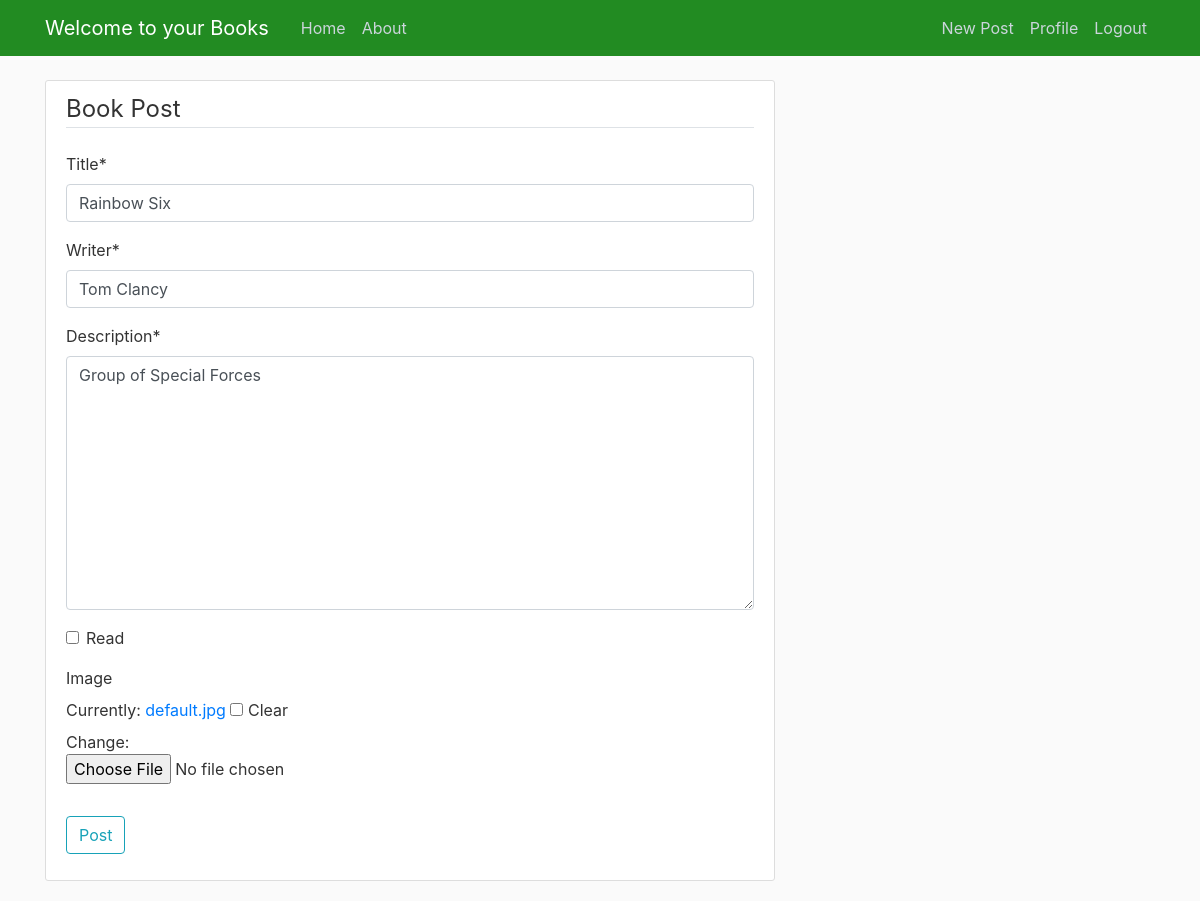
Page /post/2/update/ (signed in) on the committed database.
### books/models.py (models this page shows, shortened)
class Post(models.Model):
    title = models.CharField(max_length=100)
    image = models.ImageField(upload_to='book_photos', blank=True)
    description = models.TextField()
    date_posted = models.DateTimeField(default=timezone.now)
    writer = models.CharField(max_length=50)
    author = models.ForeignKey(User, on_delete=models.CASCADE)
    read = models.BooleanField(default=False)

### books/views.py (the view, shortened to what this page needs)
# urls.py: path('post/<int:pk>/update/', PostUpdateView.as_view(), name='post-update'),
class PostUpdateView(LoginRequiredMixin, UserPassesTestMixin, UpdateView):
    model = Post
    fields = ['title', 'writer', 'description', 'read', 'image']
    def test_func(self):
        post = self.get_object()
        if self.request.user == post.author:
            return True
        return False

### books/templates/books/post_form.html (shortened to what this page needs)
{% extends "books/base.html" %}
{% load crispy_forms_tags %}
{% block content %}
    <div class="content-section">
        <form method="POST" enctype="multipart/form-data">
            <fieldset class="form-group">
                <legend class="border-bottom mb-4">Book Post</legend>
                {{ form|crispy }}
            </fieldset>
            <div class="form-group">
                <button class="btn btn-outline-info" type="submit">Post</button>
            </div>
        </form>
    </div>
{% endblock content %}

### books/static/books/main.css (style rules this page uses)
body { background: #fafafa; color: #333333; margin-top: 5rem; }
.content-section { background: #ffffff; padding: 10px 20px; border: 1px solid #dddddd; border-radius: 3px; margin-bottom: 20px; }

### rows in the picture
Post: title "Rainbow Six", writer "Tom Clancy", description "Group of Special Forces"
